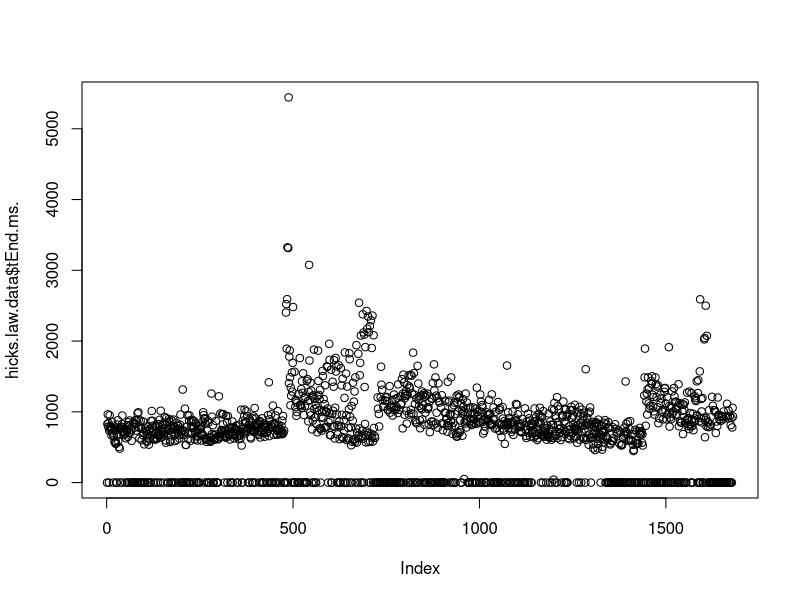
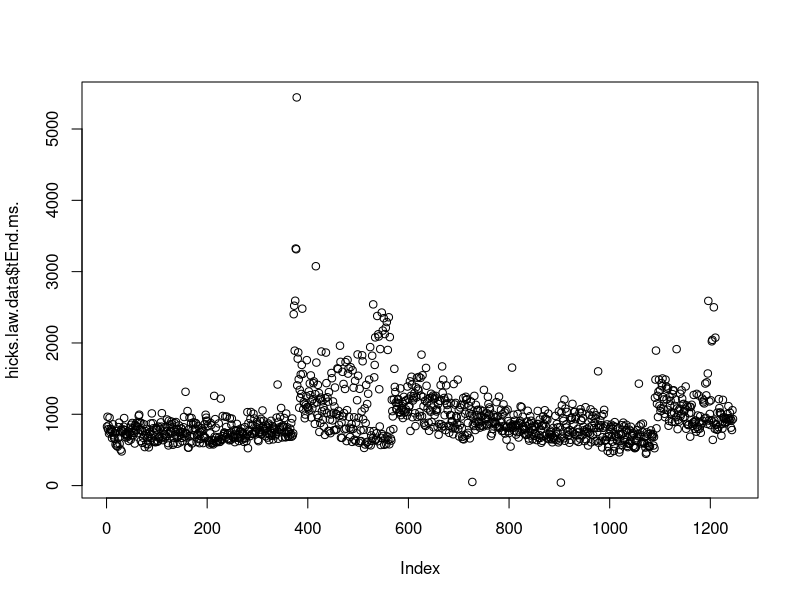
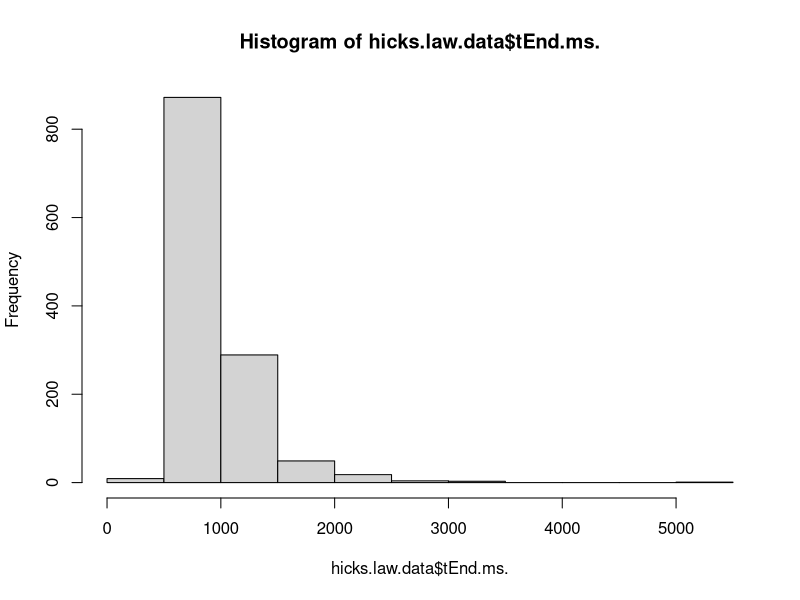
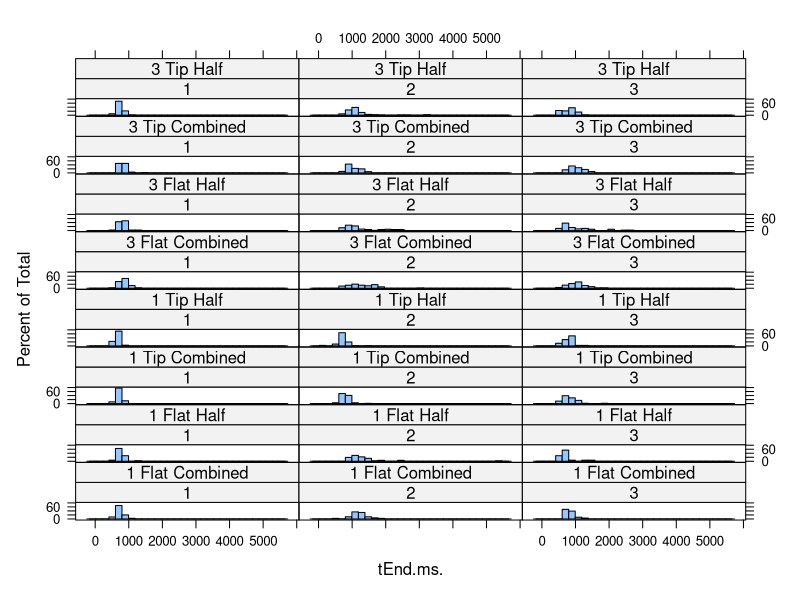
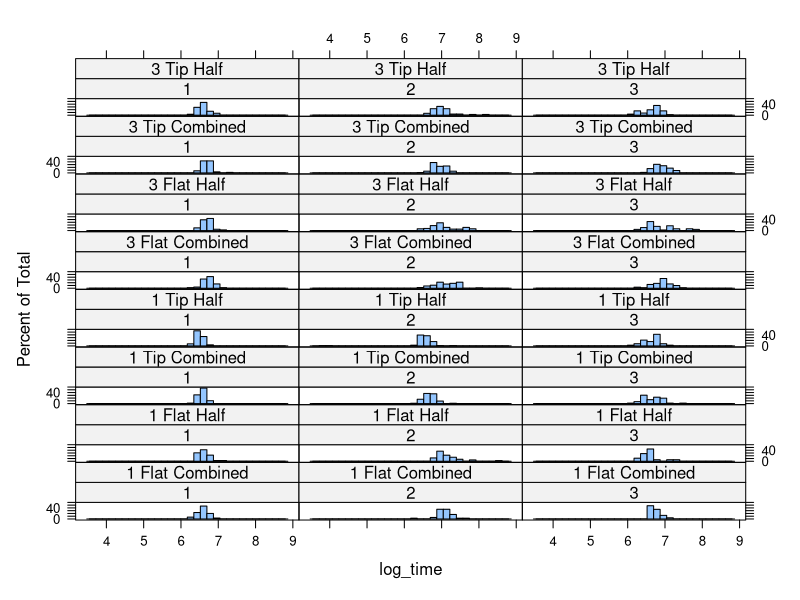
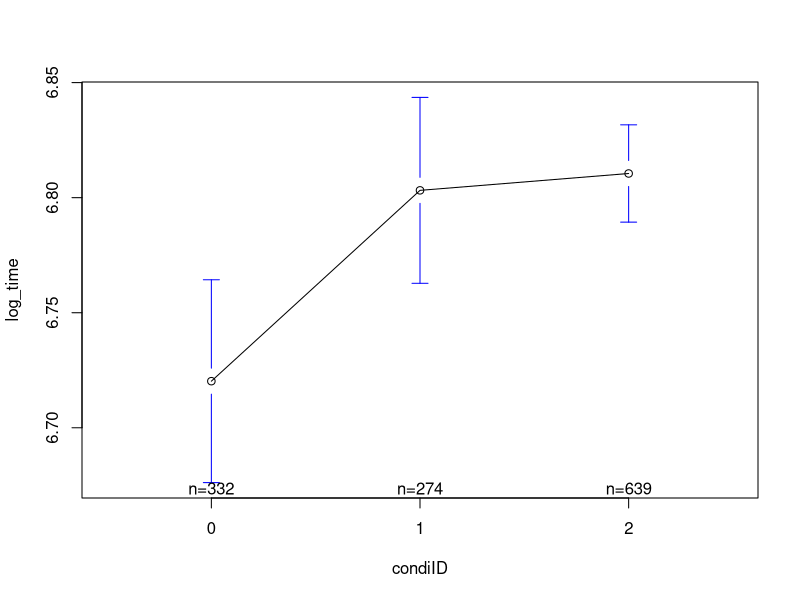
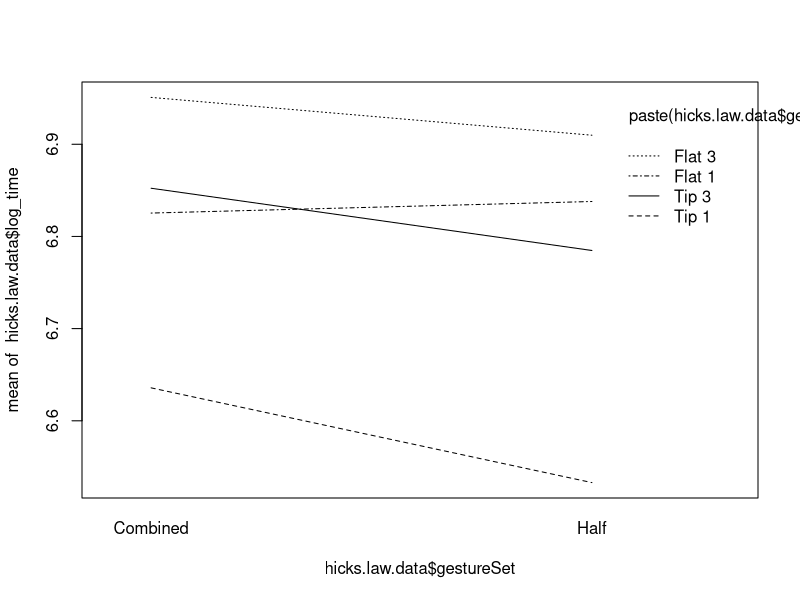

R code for these plots, in order:
hicks.law.data <- read.csv("data/combined.txt", sep="\t");

class(hicks.law.data$partiID)
hicks.law.data$partiID <- factor(hicks.law.data$partiID)
class(hicks.law.data$partiID)
mean(hicks.law.data$partiID)

plot(hicks.law.data$tEnd.ms.)

hicks.law.data <- 
  hicks.law.data[hicks.law.data$tEnd.ms.!=0,]

plot(hicks.law.data$tEnd.ms.)

hist(hicks.law.data$tEnd.ms.)
#hist(log(hicks.law.data$tEnd.ms.))

hicks.law.data$plot.group <- paste(hicks.law.data$fNmb,
              hicks.law.data$gesture, hicks.law.data$gestureSet);

library(lattice);
histogram(~ tEnd.ms. | partiID*plot.group, 
          nint=30, data = hicks.law.data)

hicks.law.data$log_time <- log(hicks.law.data$tEnd.ms.)

histogram(~log_time | partiID*plot.group,
          nint=30, data = hicks.law.data)

#install.packages("gplots")
library(gplots)

plotmeans(log_time~condiID, data=hicks.law.data)

interaction.plot(response = hicks.law.data$log_time,
                 x.factor = hicks.law.data$gestureSet,
                 trace.factor = paste(hicks.law.data$gesture,hicks.law.data$fNmb))

#Anova
# + partiID
fit <- aov(log_time ~ 
             gestureSet*gesture*fNmb, data = hicks.law.data)
drop1(fit,~.,test="F")


#two sided test to be more conservative
pairwise.t.test(hicks.law.data$log_time,
                paste(hicks.law.data$gestureSet,
                      hicks.law.data$gesture,
                      hicks.law.data$fNmb),
                alternative = "two.sided",
                p.adjust.method = "bonf")

#ggplot2 lib for butifull graphs
